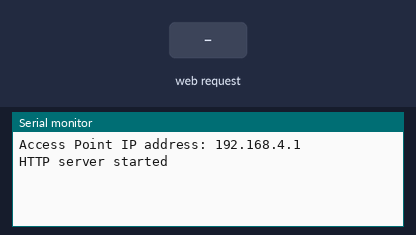
This sketch was run on a simulated ESP8266 (NodeMCU). On the bench: the last lines printed to the serial monitor. Inputs (shaded band) come from the test bench.

Above: at 1.2 s.
1.3 s: HTTP request GET /control?direction=forward received
At 2.5 s:
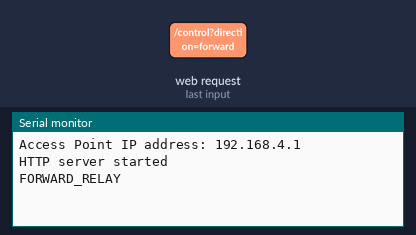
2.8 s: HTTP request GET /control?direction=backward received
At 3.7 s:
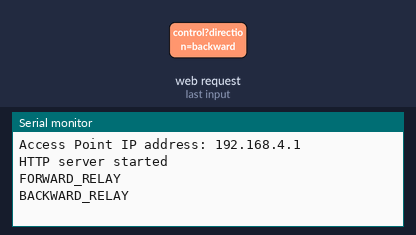
4.3 s: HTTP request GET /control?direction=left received
At 4.8 s:
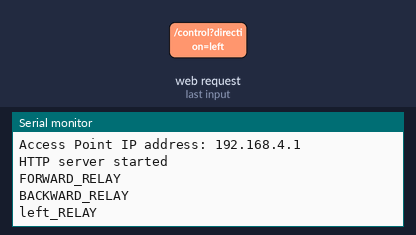
5.8 s: HTTP request GET /control?direction=right received
At 7.0 s:
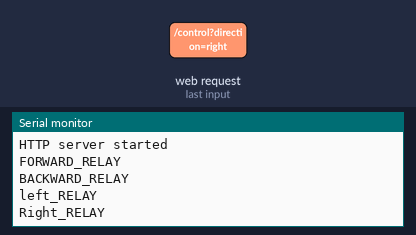
7.3 s: HTTP request GET /control?direction=1 received
At 8.3 s:
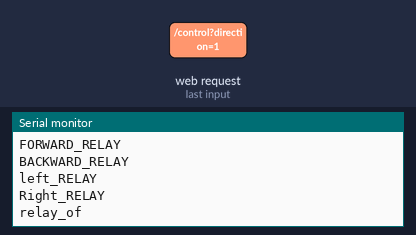

Measured:
- after the input at 1.3 s, the serial monitor: prints a new line at once (image 1)
- after the input at 2.8 s, the serial monitor: prints a new line at once (image 2)
- after the input at 4.3 s, the serial monitor: prints a new line at once (image 3)
- after the input at 5.8 s, the serial monitor: prints a new line at once (image 4)
- after the input at 7.3 s, the serial monitor: prints a new line at once (image 5)

The sketch:

4ch_ws_rl_ctrl.ino
```cpp
#include <ESP8266WiFi.h>
#include <ESPAsyncTCP.h>
#include <ESPAsyncWebServer.h>

// Access Point (AP) credentials
const char* apSSID = "OIL_SEPARATOR";
const char* apPassword = "";

// Relay pins
#define r1 5 //d5
#define r2 4 //d6
#define r3 0 //d1
#define r4 2//d2

bool var1 =false;
bool var2 =false;
bool var3 =false;
bool var4 =false;

// Create an AsyncWebServer object on port 80
AsyncWebServer server(80);
void setup() {
  Serial.begin(115200);

  // Set up the ESP8266 as an access point
  WiFi.softAP(apSSID, apPassword);

  // Print the IP address of the access point
  Serial.print("Access Point IP address: ");
  Serial.println(WiFi.softAPIP());

  // Initialize relay pins as outputs
  pinMode(r1, OUTPUT);
  pinMode(r2, OUTPUT);
  pinMode(r3, OUTPUT);
  pinMode(r4, OUTPUT);


  // Route for root / web page
  server.on("/", HTTP_GET, [](AsyncWebServerRequest *request) {
    request->send(200, "text/html", R"=====(
    <!DOCTYPE html>
<html>
<head>
  <title>Rover Control</title>
  <style>
  h1{
        font-size:100px;
      }
    .btn{
    border:4px solid white;
    height:200px;
    width:600px;
    display:block;
    color:white;
    background-color: rgb(48, 48, 48);;
    font-size: 80px;
    margin:auto;}
    .rm{
      color:red;
    }


body{
    background-color:black;
}
  </style>
  <script>
    async function controlRover(direction) {
      const response = await fetch(`/control?direction=${direction}`);
    }
  </script>
</head>
<body><center>
  <h1 class="rm">REMOTE_CONTROL</h1>
  </center>
  <form>
    <button class="btn forward" type='button' onclick='controlRover("forward")'>Forward</button>
    <button class="btn backward" type='button' onclick='controlRover("backward")'>Backward</button>
    <button class="btn left" type='button' onclick='controlRover("left")'>Left</button>
    <button class="btn right" type='button' onclick='controlRover("right")'>Right</button>
  </form>
</body>
</html>
    )=====");
  });

  // Route to handle rover control
  server.on("/control", HTTP_GET, [](AsyncWebServerRequest *request) {
    if (request->hasParam("direction")) {
      String direction = request->getParam("direction")->value();
      controlRover(direction);
    }
    request->send(200); // Send empty response
  });

  // Start the server
  server.begin();
  Serial.println("HTTP server started");
}

void loop() {
  // Nothing to do here for an asynchronous web server
}

void forward(){
  digitalWrite(r1, HIGH);
   digitalWrite(r2, LOW);
   digitalWrite(r3, HIGH);
   digitalWrite(r4, LOW);
}
void backward(){
  digitalWrite(r1, LOW);
   digitalWrite(r2, HIGH);
   digitalWrite(r3, LOW);
   digitalWrite(r4, HIGH);
}
void right(){
  digitalWrite(r1, HIGH);
   digitalWrite(r2, LOW);
   digitalWrite(r3, LOW);
   digitalWrite(r4, HIGH);
}
void left(){
  digitalWrite(r1, LOW);
   digitalWrite(r2, HIGH);
   digitalWrite(r3, HIGH);
   digitalWrite(r4, LOW);
}
void off(){
  digitalWrite(r1, LOW);
   digitalWrite(r2, LOW);
   digitalWrite(r3, LOW);
   digitalWrite(r4, LOW);
}


void controlRover(String direction) {


  // Determine which relay to turn on based on direction
  if ((direction == "forward")&&(var1==false)) {
    //turn off the 1sr relay
    forward();
    var1=true;
    Serial.println("FORWARD_RELAY");


  } else if ((direction == "backward")&&(var2==false)) {
    //turn off the 2nd relay
    backward();
    var2=true;
    Serial.println("BACKWARD_RELAY");


  } else if ((direction == "left")&&(var3==false)) {
    //turn off 3rd relay

   left();

    var3=true;
    Serial.println("left_RELAY");

  } else if ((direction == "right")&&(var4==false)) {
   //turn 4 th relay
    right();
    var4=true;
    Serial.println("Right_RELAY");

  }
   else if ((direction == ("forward")||("right")||("backward")||("left"))&&((var1==true)||(var2==true)||(var3==true)||(var4==true))) {
  //turn off all relays
    off();
    var1=false;
    var2=false;
    var4=false;
    var3=false;
    Serial.println("relay_of");
  }
}
```
